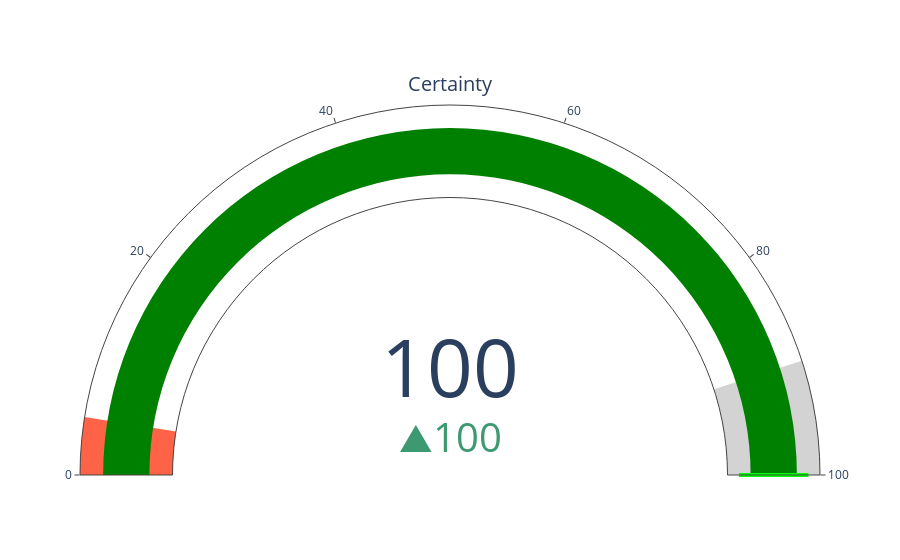

This figure's notebook cell:
### Code cell
plot_prediction_uncertainty(pred_high)

### Figure 1 — Plotly figure (JSON) as saved in the notebook; plotly's stock layout.template omitted (floating-point values rounded to 4 significant figures)
{"data": [{"delta": {"reference": 0}, "domain": {"x": [0, 1], "y": [0, 1]}, "gauge": {"axis": {"range": [null, 100]}, "steps": [{"color": "tomato", "range": [0, 5]}, {"color": "lightgray", "range": [90, 100]}], "threshold": {"line": {"color": "lime", "width": 4}, "thickness": 0.75, "value": 100}}, "mode": "gauge+number+delta", "title": {"text": "Certainty"}, "type": "indicator", "value": 99.99}], "layout": {"autosize": true}}
